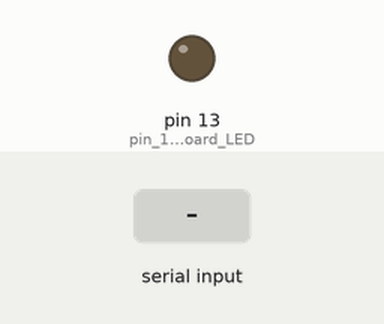
Recording of a sketch running on a simulated Arduino Uno, built with avr-gcc and run on an emulated ATmega328P. Shown: output pins drawn as LEDs (lit = HIGH). The inputs (shaded band) are chosen by the test bench.

Above: at 1.2 s.
1.3 s: "90,45\n" received over Serial
Timing chart, 0 to 4.3 s (numbered marks = the images above; inputs shaded):
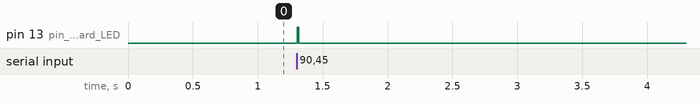

Measured:
- after the input at 1.3 s, pin 13 (pin_13_is_the_onboard_LED): LOW → HIGH at once, → LOW 0.01 s later

The sketch:

serialstream.ino
```cpp
void setup() {
 // put your setup code here, to run once:
 Serial.begin(9600);
 Serial.setTimeout(10);
 pinMode(13, OUTPUT); //pin 13 is the onboard LED
}

void loop() {
 // put your main code here, to run repeatedly:
 if (Serial.available() > 0) {
 char input = Serial.parseInt();
 digitalWrite(13, input);
 }
}
```
